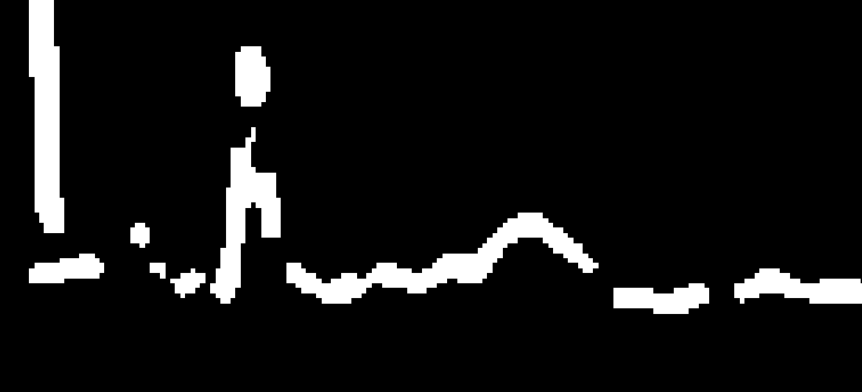
#> input picture result/example.png, 862 x 392 px
$ jupyter execute signal_fixing.ipynb
#> lines starting #> are read from the running program, lines starting #| are printed output that depends on the picture; after the words box and inside, x2 and y2 are one past the last pixel; in counts of white or black regions, pixels touching at a corner belong together
### ecg_reconstruction.py
"""Conservative, tangent-guided gap repair for prepared binary trace images."""
from dataclasses import dataclass
import math
import heapq

import cv2
import numpy as np
from skimage.morphology import skeletonize


@dataclass(frozen=True)
class PixelGrid:
    """Display-block spacing and edge phase, in input-image pixels."""

    step_x: float
    step_y: float
    offset_x: float = 0.0
    offset_y: float = 0.0

    def __post_init__(self):
        for step, offset in [(self.step_x, self.offset_x), (self.step_y, self.offset_y)]:
            if not math.isfinite(step) or step < 1 or not math.isfinite(offset):
                raise ValueError('Pixel-grid steps must be finite and at least one pixel; offsets must be finite.')


def estimate_pixel_grid(binary):
    """Find a strong, repeated edge lattice in a block-scaled binary image.

    Searches 2–12 pixel display blocks independently on each axis. Returns None
    when either axis has too few edges or weak periodic evidence.
    This estimates display pixel blocks, not physical time/voltage calibration.
    """
    mask = np.asarray(binary) != 0
    if mask.ndim != 2:
        raise ValueError('Expected a 2D binary mask.')
    estimates = []
    periods = np.linspace(2.0, 12.0, 10001)
    for axis in (1, 0):
        weights = np.abs(np.diff(mask.astype(float), axis=axis)).sum(axis=1-axis)
        positions = np.flatnonzero(weights) + 1
        if len(positions) < 20:
            return None
        weights = weights[positions-1]
        responses = []
        for chunk in np.array_split(periods, 50):
            response = (np.exp(2j*np.pi*positions[None, :]/chunk[:, None])*weights).sum(axis=1)
            responses.extend(np.abs(response) / weights.sum())
        responses = np.array(responses)
        peak = float(responses.max())
        if peak < .78:
            return None
        # Prefer the fundamental period over its shorter harmonic at a tie.
        choices = np.flatnonzero(responses >= peak - 1e-6)
        period = float(periods[choices[-1]])
        z = (np.exp(2j*np.pi*positions/period)*weights).sum()
        offset = float(np.angle(z)*period/(2*np.pi) % period)
        estimates.append((period, offset))
    return PixelGrid(estimates[0][0], estimates[1][0], estimates[0][1], estimates[1][1])


def _grid_projection(image, grid):
    """Sample the new stroke on a source-aligned coarse lattice only."""
    maps = []
    for length, step, offset in [(image.shape[1], grid.step_x, grid.offset_x),
                                 (image.shape[0], grid.step_y, grid.offset_y)]:
        k0 = math.floor(-offset/step)-1
        k1 = math.ceil((length-offset)/step)+1
        edges = np.unique(np.rint(offset + np.arange(k0, k1+1)*step).astype(int))
        index = np.searchsorted(edges, np.arange(length), side='right')-1
        centers = np.rint((edges[:-1]+edges[1:]-1)/2).astype(int)
        maps.append(np.clip(centers[index], 0, length-1))
    return image[np.ix_(maps[1], maps[0])]


def _paint_connection(shape, points, a, b, grid):
    """Blend the two local widths; optionally retain the source's block size."""
    width_a = max(1.0, a.width-1.0)
    width_b = max(1.0, b.width-1.0)
    lengths = np.linalg.norm(np.diff(points.astype(float), axis=0), axis=1)
    distance = np.r_[0.0, np.cumsum(lengths)]
    t = distance / max(distance[-1], 1.0)
    # A smooth width transition meets each end without a thin, constant neck.
    blend = t*t*(3-2*t)
    widths = width_a + (width_b-width_a)*blend
    bridge = np.zeros(shape, dtype=np.uint8)
    for index in range(len(points)-1):
        thickness = max(1, int(round((widths[index]+widths[index+1])/2)))
        cv2.line(bridge, tuple(points[index]), tuple(points[index+1]), 255,
                 thickness=thickness, lineType=cv2.LINE_8)
    if grid is not None:
        bridge = _grid_projection(bridge, grid)
    return bridge, [max(1, int(round(width_a))), max(1, int(round(width_b)))]


@dataclass
class Endpoint:
    xy: np.ndarray
    outward: np.ndarray
    width: float
    component: int


@dataclass
class RepairResult:
    image: np.ndarray
    added: np.ndarray
    skeleton: np.ndarray
    bridges: list


def _endpoints(mask, skeleton, components, span):
    """Estimate outward tangents from local geodesic skeleton neighborhoods."""
    distance = cv2.distanceTransform(mask.astype(np.uint8), cv2.DIST_L2, 5)
    count = cv2.filter2D(skeleton.astype(np.uint8), -1, np.ones((3, 3), np.float32),
                        borderType=cv2.BORDER_CONSTANT) - skeleton
    height, width = mask.shape
    points = []
    for y, x in np.argwhere(skeleton & (count == 1)):
        start = (int(y), int(x))
        distances = {start: 0.0}
        queue = [(0.0, start)]
        while queue:
            walked, (cy, cx) = heapq.heappop(queue)
            if walked > distances[(cy, cx)]:
                continue
            for ny in range(max(0, cy-1), min(height, cy+2)):
                for nx in range(max(0, cx-1), min(width, cx+2)):
                    if (ny, nx) == (cy, cx) or not skeleton[ny, nx]:
                        continue
                    candidate = walked + math.hypot(ny-cy, nx-cx)
                    if candidate <= span and candidate < distances.get((ny, nx), math.inf):
                        distances[(ny, nx)] = candidate
                        heapq.heappush(queue, (candidate, (ny, nx)))
        reach = max(distances.values())
        if reach < 3:
            continue
        # A geodesic neighborhood remains usable when raster caps have spurs.
        outer = [(py, px) for (py, px), d in distances.items() if d >= .7 * reach]
        weights = [max(1.0, float(distance[py, px])) for py, px in outer]
        reference = np.average(np.array(outer)[:, ::-1], axis=0, weights=weights)
        xy = np.array([x, y], dtype=float)
        outward = xy - reference
        norm = np.linalg.norm(outward)
        if norm == 0:
            continue
        radii = [distance[py, px] for (py, px), d in distances.items() if d >= .3 * reach]
        trace_width = max(1.0, 2.0 * float(np.median(radii)) - 1.0)
        # Recenter rasterized end caps only when their local body is linear.
        body = np.array([(px, py) for (py, px), d in distances.items() if d >= .3 * reach], dtype=float)
        center = body.mean(axis=0)
        covariance = (body-center).T @ (body-center) / len(body)
        eigenvalues, axes = np.linalg.eigh(covariance)
        if eigenvalues[0] <= .65**2 and eigenvalues[1] >= 3:
            axis = axes[:, 1]
            if axis @ outward < 0:
                axis = -axis
            projected = center + axis * ((xy-center) @ axis)
            px, py = np.rint(projected).astype(int)
            if (np.linalg.norm(projected-xy) <= max(1, trace_width*.25)
                    and 0 <= py < height and 0 <= px < width
                    and components[py, px] == components[y, x]):
                xy, outward, norm = projected, axis, 1.0
        points.append(Endpoint(xy, outward / norm, trace_width, int(components[y, x])))
    return points


def _curve(a, b, span):
    """Cubic Bezier with endpoint derivatives aligned to the local trace."""
    gap = float(np.linalg.norm(b.xy - a.xy))
    handle = min(gap / 3.0, span)
    control_a = a.xy + a.outward * handle
    control_b = b.xy + b.outward * handle
    t = np.linspace(0, 1, max(12, int(math.ceil(gap * 3))))[:, None]
    points = ((1-t)**3 * a.xy + 3*(1-t)**2*t*control_a
              + 3*(1-t)*t**2*control_b + t**3*b.xy)
    return np.rint(points).astype(np.int32)


def repair_trace(binary, *, max_gap=65.0, tangent_span=15.0,
                 max_endpoint_angle=110.0, max_mean_angle=70.0, pixel_grid=None):
    """Reconnect compatible endpoints without thickening the existing trace.

    Input is a 2D binary mask with nonzero foreground. Matching uses outward
    tangents, distinct components, one connection per endpoint, and collision
    checks. Width transitions match both endpoints. An optional PixelGrid keeps
    newly drawn connections on the source block lattice. Uncertain or obstructed
    pairs remain disconnected. All distances are in pixels; this function does
    not infer calibrated ECG samples.
    """
    array = np.asarray(binary)
    if array.ndim != 2 or array.size == 0:
        raise ValueError('Expected a nonempty 2D binary trace mask.')
    if not np.all(np.isin(array, (0, 1, 255))):
        raise ValueError('Threshold the image before calling repair_trace.')
    if max_gap <= 0 or tangent_span <= 0:
        raise ValueError('max_gap and tangent_span must be positive.')
    mask = array != 0
    skel = skeletonize(mask)
    n_components, components = cv2.connectedComponents(mask.astype(np.uint8), connectivity=8)
    endpoints = _endpoints(mask, skel, components, tangent_span)
    candidates = []
    for i, a in enumerate(endpoints):
        for j in range(i+1, len(endpoints)):
            b = endpoints[j]
            if a.component == b.component:
                continue
            displacement = b.xy - a.xy
            gap = float(np.linalg.norm(displacement))
            if gap == 0 or gap > max_gap:
                continue
            direction = displacement / gap
            angle_a = math.degrees(math.acos(float(np.clip(a.outward @ direction, -1, 1))))
            angle_b = math.degrees(math.acos(float(np.clip(b.outward @ -direction, -1, 1))))
            if max(angle_a, angle_b) > max_endpoint_angle:
                continue
            if (angle_a + angle_b) / 2 > max_mean_angle:
                continue
            score = gap + tangent_span * math.radians(angle_a + angle_b)
            candidates.append((score, i, j, gap, angle_a, angle_b))

    parent = list(range(n_components))
    def root(k):
        while parent[k] != k:
            parent[k] = parent[parent[k]]
            k = parent[k]
        return k

    used = set()
    added = np.zeros(mask.shape, dtype=np.uint8)
    bridges = []
    for score, i, j, gap, angle_a, angle_b in sorted(candidates):
        a, b = endpoints[i], endpoints[j]
        if i in used or j in used or root(a.component) == root(b.component):
            continue
        points = _curve(a, b, tangent_span)
        bridge, endpoint_widths = _paint_connection(mask.shape, points, a, b, pixel_grid)
        # Reject crossings of a third component, including the bridge's width.
        third = mask & (components != a.component) & (components != b.component)
        if np.any((bridge != 0) & third):
            continue
        caps = np.zeros(mask.shape, dtype=np.uint8)
        for endpoint in (a, b):
            radius = max(4, int(math.ceil(endpoint.width * 1.25)))
            cv2.circle(caps, tuple(endpoint.xy.astype(int)), radius, 255, -1)
        outside_caps = (bridge != 0) & (caps == 0)
        if np.any(outside_caps & (mask | (added != 0))):
            continue
        if pixel_grid is not None:
            # Coarse sampling can erase a narrow section. Accept only a real
            # connection, with no detached blocks, before updating the graph.
            joined = (bridge != 0) | (components == a.component) | (components == b.component)
            if cv2.connectedComponents(joined.astype(np.uint8), connectivity=8)[0] != 2:
                continue
        new_pixels = (bridge != 0) & ~mask
        if not np.any(new_pixels):
            continue
        added[new_pixels] = 255
        parent[root(a.component)] = root(b.component)
        used.update((i, j))
        bridges.append({'start_xy': a.xy.astype(int).tolist(), 'end_xy': b.xy.astype(int).tolist(),
                        'gap_px': round(gap, 3), 'endpoint_widths_px': endpoint_widths,
                        'endpoint_angles_deg': [round(angle_a, 2), round(angle_b, 2)],
                        'score': round(score, 3), 'path_xy': points.tolist()})
    output = (mask.astype(np.uint8) * 255) | added
    return RepairResult(output, added, (skeletonize(output != 0)*255).astype(np.uint8), bridges)

### signal_fixing.ipynb
# ECG trace reconstruction

Start with **tangent-guided gap repair**, which estimates direction from local skeleton neighborhoods and matches both endpoint widths and the source pixel-block grid. Three earlier approaches remain below as comparison baselines.

The included demonstration uses `result/example.png`, a **prepared crop with white foreground on black**. Outputs are reconstructed masks and debug views; calibrated time–voltage export remains separate work.

Run all cells from the repository root. Generated files go to `outputs/signal-fixing/`; the original sample is preserved.

[cell 1]
from pathlib import Path
import cv2
import numpy as np
import math
from skimage.morphology import skeletonize
from skimage.measure import label, regionprops

ROOT = Path.cwd()
INPUT_IMAGE = ROOT / "result" / "example.png"
OUTPUT_DIR = ROOT / "outputs" / "signal-fixing"
if not INPUT_IMAGE.exists():
    raise FileNotFoundError("Start Jupyter from the repository root so result/example.png is available.")
OUTPUT_DIR.mkdir(parents=True, exist_ok=True)
print(f"Input: {INPUT_IMAGE.relative_to(ROOT)}")
print(f"Outputs: {OUTPUT_DIR.relative_to(ROOT)}")

## Current method: tangent-guided repair

Estimate outward endpoint directions over local skeleton neighborhoods. Rank compatible endpoints from different components, give each endpoint at most one new connection, and reject crossings. Draw a cubic connection with a width that transitions between the two local trace widths.

For block-scaled images, estimate the repeated pixel-block spacing and phase, then sample **only the new connections** on that grid. The included crop has approximately 5-pixel blocks. Weak grid evidence leaves the native raster unchanged; an explicit `PixelGrid` can be supplied when the source scale is known. This is display geometry, not time–voltage calibration.

Merge only newly added pixels with the input. An accepted geometric connection still needs review against the source image.

[cell 2]
import json
from dataclasses import asdict
from ecg_reconstruction import estimate_pixel_grid, repair_trace

binary_input = cv2.imread(str(INPUT_IMAGE), cv2.IMREAD_GRAYSCALE) > 127
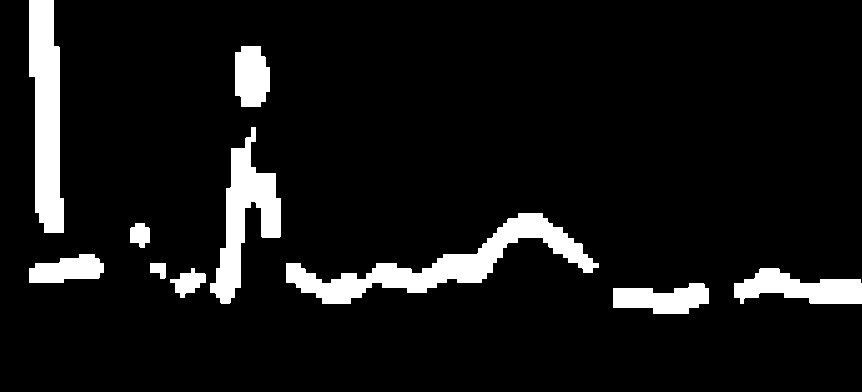
#> binary_input: shape (392, 862) bool; 8.3% white; 10 white regions, largest, box (x1, y1, x2, y2) and area: (286, 213, 599, 304) 7494, (29, 0, 64, 233) 6020, (210, 127, 281, 304) 4940
pixel_grid = estimate_pixel_grid(binary_input)
#> the loop in estimate_pixel_grid, `for axis in (1, 0):` made 2 passes
#> offset on passes 1 to 2: 4.18, 1.22
#> after the loop in estimate_pixel_grid, `for axis in (1, 0):`: estimates = [(5.03, 4.18), (5.04, 1.22)]
repaired = repair_trace(binary_input, max_gap=65, tangent_span=15, pixel_grid=pixel_grid)
#> in repair_trace, `skel = skeletonize(mask)`:
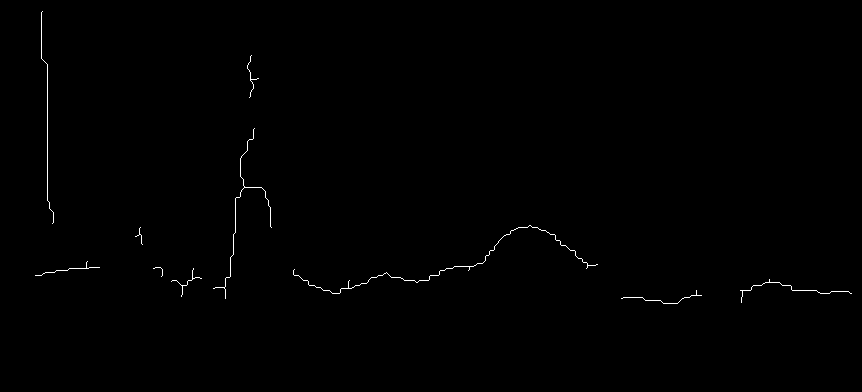
#> skel: shape (392, 862) bool; 0.37% white in thin lines or dots, all inside (x1, y1, x2, y2) = (35, 11, 852, 304)
#> in repair_trace, `n_components, components = cv2.connectedComponents(mask.astype(np.uint..`:
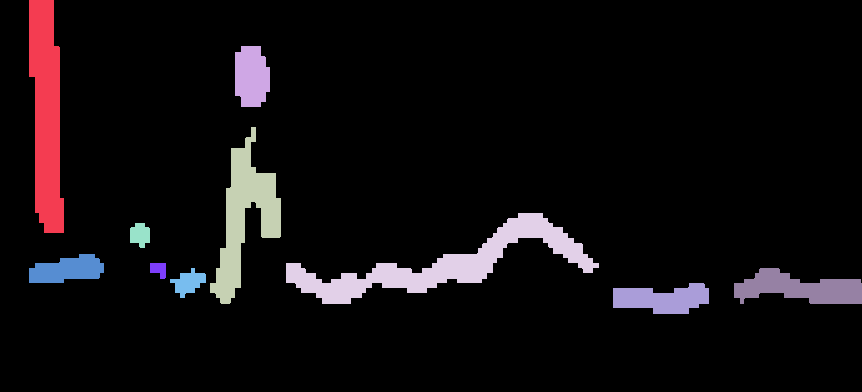
#> components: shape (392, 862) int32; 11 distinct labels, from 0 to 10; one colour per label, 0 black
#> in repair_trace, `n_components, components = cv2.connectedComponents(mask.astype(np.uint..`: n_components = 11
#> in _endpoints, `distance = cv2.distanceTransform(mask.astype(np.uint8), cv2.DIST_L2, 5)`:
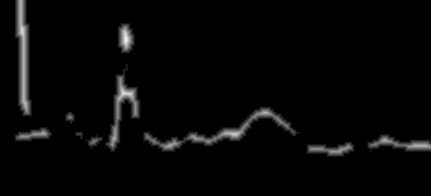
#> distance: shape (392, 862) float32 (shown at 1/2 size); min 0, max 18, mean 0.465; drawn with min black and max white
#> the loop in _endpoints, `for y, x in np.argwhere(skeleton & (count == 1)):` made 33 passes
#> (y, x, reach, outer, weights, reference) on pass 26: (290, 696, 14.24, [(296, 690), (297, 689), (297, 688), (297, 687)], [9.59, 10.39, 10.2, 10], [688.5, 296.8])
#> after the loop in _endpoints, `for y, x in np.argwhere(skeleton & (count == 1)):`: points = 33 items
#> the loop in repair_trace, `for i, a in enumerate(endpoints):` made 33 passes
#> after the loop in repair_trace, `for i, a in enumerate(endpoints):`: candidates = 19 items
#> the loop in repair_trace, `for score, i, j, gap, angle_a, angle_b in sorted(candidates):` made 19 passes
#> (score, i, j, angle_a, angle_b) on passes 6, 8, 9, 12, 13, 14, 15, 17: (55.14, 25, 26, 41.99, 0.555), (59.66, 12, 13, 5.42, 16.01), (60.3, 9, 23, 20.89, 29.89), (69.63, 28, 32, 17.94, 92.94), (69.77, 11, 31, 56.66, 53.97), (72.08, 8, 10, 25.06, 43.54), (73.43, 19, 24, 58.57, 18.08), (75.63, 9, 12, 79.53, 23.78)
#> pass 1, in _paint_connection, `bridge = _grid_projection(bridge, grid)`:
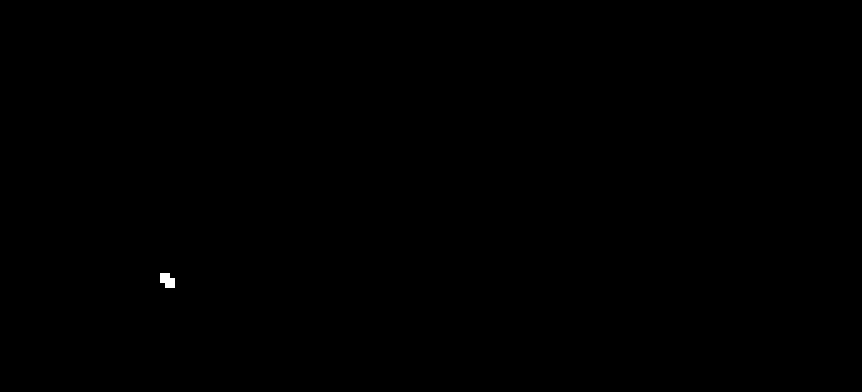
#> bridge: shape (392, 862); 0.05% white; 1 white region, box (x1, y1, x2, y2) and area: (160, 273, 175, 288) 175
#> pass 1, in repair_trace, `third = mask & (components != a.component) & (components != b.component)`:
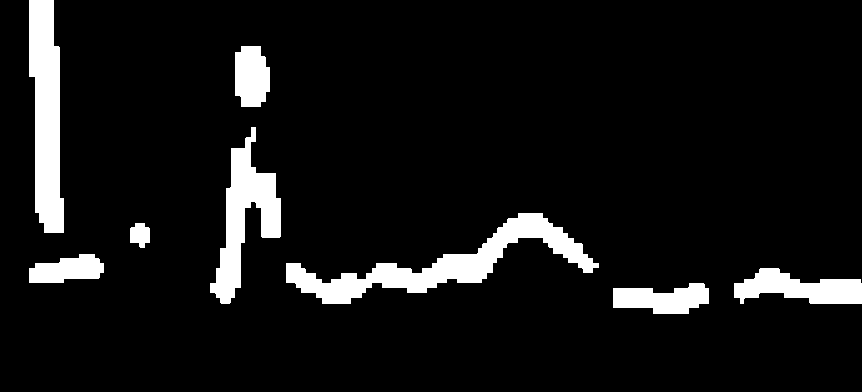
#> third: shape (392, 862) bool; 8% white; 8 white regions, largest, box (x1, y1, x2, y2) and area: (286, 213, 599, 304) 7494, (29, 0, 64, 233) 6020, (210, 127, 281, 304) 4940
#> pass 1, in repair_trace, `joined = (bridge != 0) | (components == a.component) | (components == ..`:
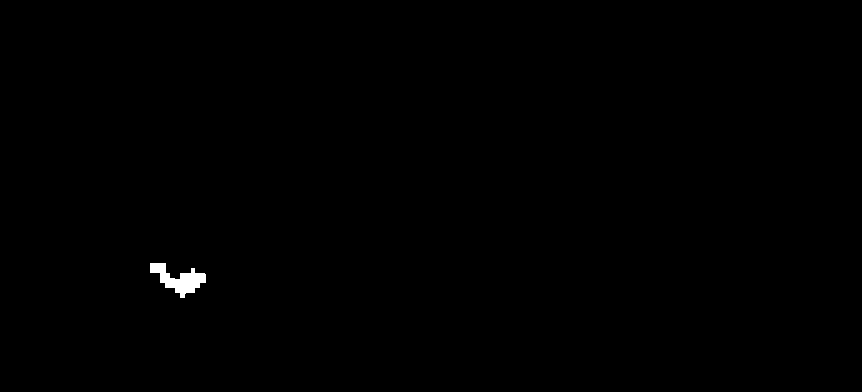
#> joined: shape (392, 862) bool; 0.26% white; 1 white region, box (x1, y1, x2, y2) and area: (150, 263, 206, 298) 885
#> after the loop in repair_trace, `for score, i, j, gap, angle_a, angle_b in sorted(candidates):`:
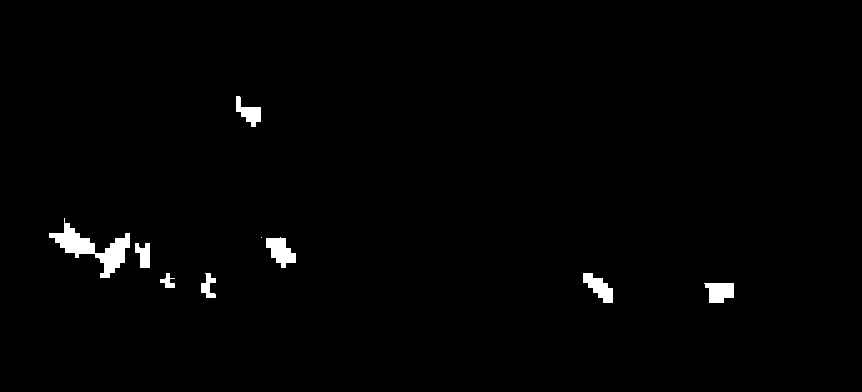
#> added: shape (392, 862); 1.2% white; 9 white regions (1 under 20 px), largest, box (x1, y1, x2, y2) and area: (49, 218, 130, 278) 1542, (266, 237, 296, 268) 551, (583, 273, 613, 303) 475
#> after the loop in repair_trace, `for score, i, j, gap, angle_a, angle_b in sorted(candidates):`: bridges = 9 items; parent = [0, 10, 3, 4, 6, 4, 10, 3, 3, 10, 10]; used = 18 items
#> (the rest of the program and of its run is left out)
